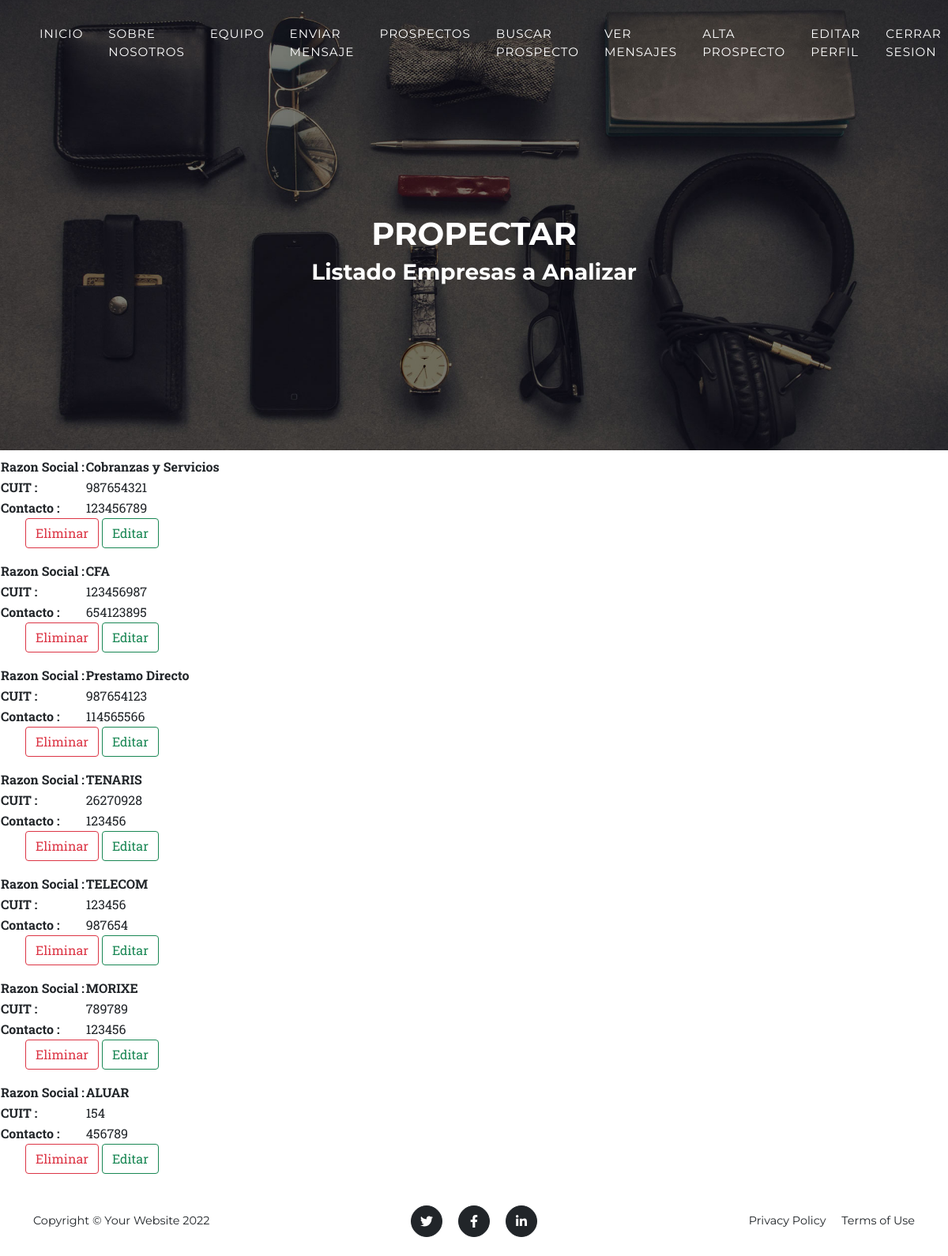
The page /AppAlta/prospectoMostrar/ (signed in) on the database as committed earlier.
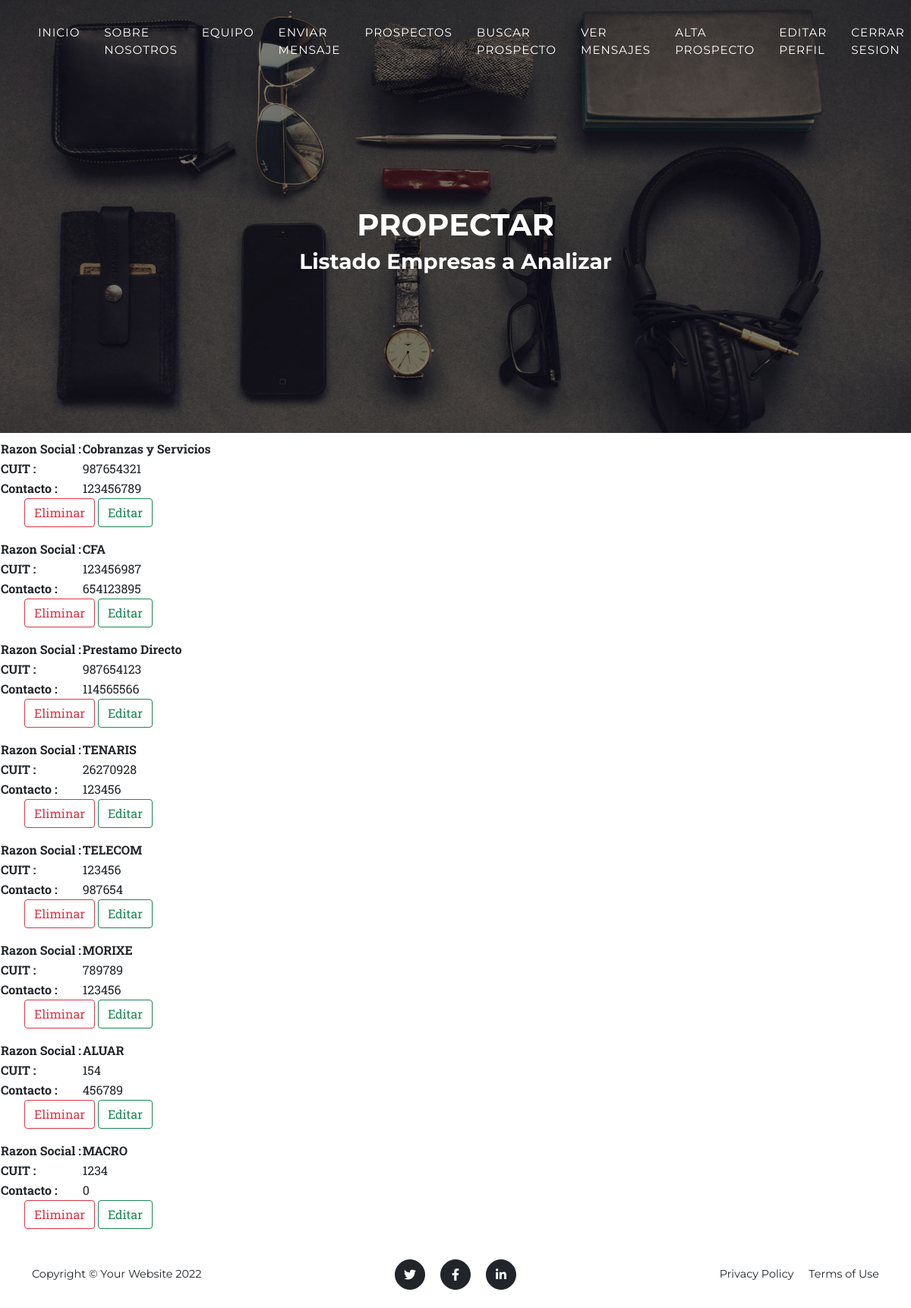
The same page on the database as committed later.
### AppAlta/models.py (models this page shows, shortened)
class EmpresaServicio (models.Model):
    empresa = models.CharField(max_length=50)
    cuit = models.IntegerField()
    email = models.EmailField()
    telefono = models.IntegerField()
    direccion = models.CharField(max_length=50)

### AppAlta/views.py (the view)
@login_required
def prospectoMostrar (request):
    prospecto = EmpresaServicio.objects.all()
    return render (request, "prospectos.html", {"prospecto": prospecto})

### AppAlta/templates/prospectos.html (shortened to what this page needs)
{% extends "padre.html" %}
{% load static %}
{% block titulo %}
<h1> PROPECTAR </h1>
<h3> Listado Empresas a Analizar </h3>
{% endblock %}
{% block contenido_que_cambia %}
    {% for empresaServicio in prospecto %}
    <table>
        <tr>
            <td><strong>Razon Social : </strong></td>
                <td>
                    <strong> {{ empresaServicio.empresa }}</strong>
                </td>
        </tr>
        <tr>
            <td><strong>CUIT : </strong></td>
                <td>
                    {{ empresaServicio.cuit }}
                </td>
        </tr>
        <tr>
            <td><strong>Contacto : </strong></td>
                <td>
                    {{ empresaServicio.telefono }}
                </td>
        </tr>
    </table>
    <ul>
        <a class="btn btn-outline-danger" href="{% url 'eliminarProspecto' empresaServicio.id %}">Eliminar</a>
        <a class="btn btn-outline-success" href="{% url 'editarProspecto' empresaServicio.id %}">Editar</a>
    </ul>
    {% endfor %}
{% endblock %}

Rows that differ between the two databases and show on the page:
added EmpresaServicio: empresa "MACRO", cuit "1234", telefono "0"
